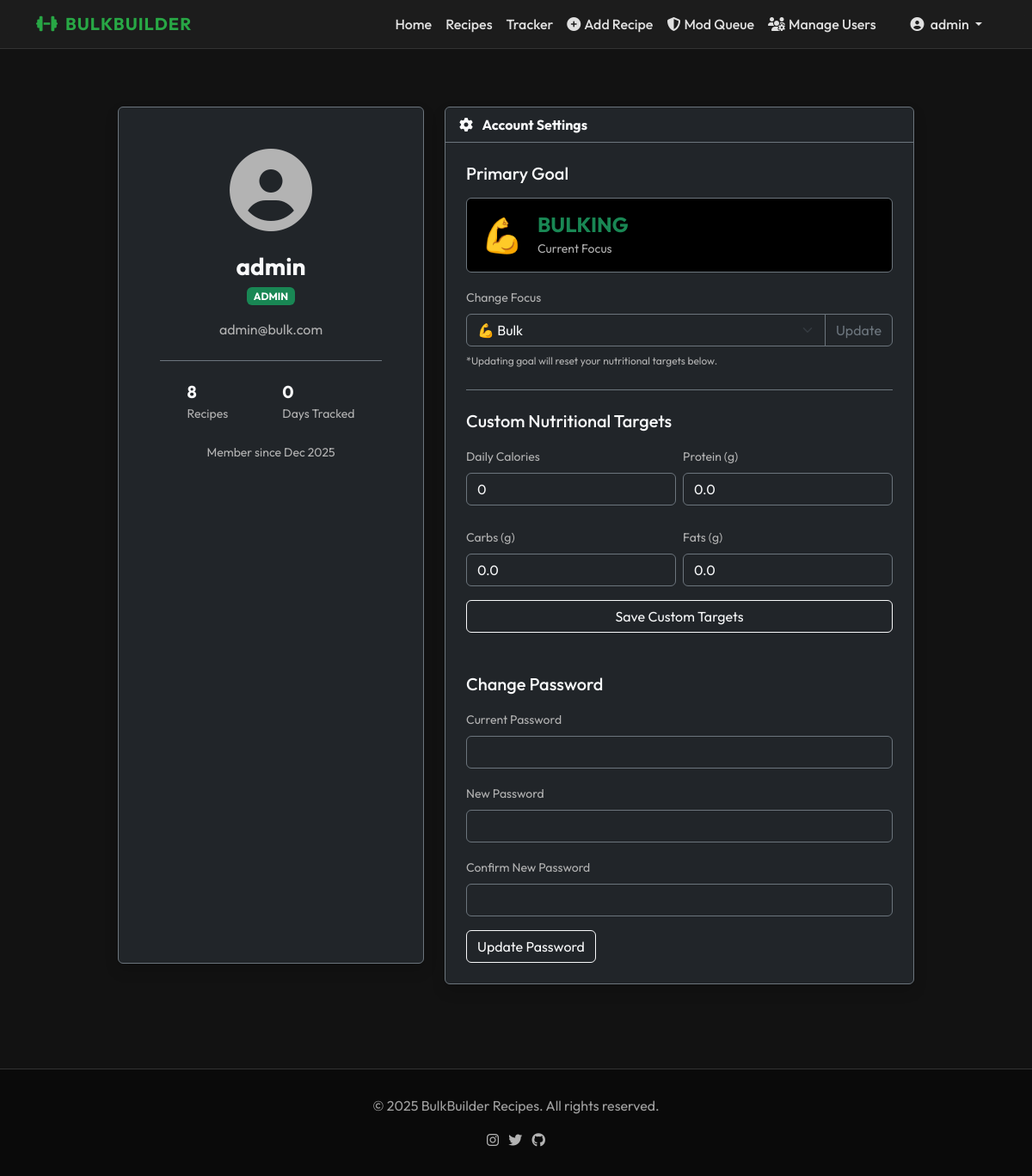
The app's page /profile.php (signed in) with its own data.
### tables this page shows
CREATE TABLE IF NOT EXISTS users (
    id INT AUTO_INCREMENT PRIMARY KEY,
    username VARCHAR(50) UNIQUE NOT NULL,
    email VARCHAR(100) UNIQUE NOT NULL,
    password VARCHAR(255) NOT NULL,
    role ENUM('admin', 'mod', 'writer', 'user') DEFAULT 'user',
    target_calories INT DEFAULT 0,
    target_protein DECIMAL(5,1) DEFAULT 0,
    target_carbs DECIMAL(5,1) DEFAULT 0,
    target_fats DECIMAL(5,1) DEFAULT 0,
    goal ENUM('bulk', 'cut', 'recomp', 'beginner') DEFAULT 'bulk',
    created_at TIMESTAMP DEFAULT CURRENT_TIMESTAMP
);

### profile.php (the view, shortened to what this page needs)
<?php
include 'includes/db_connect.php';
$user_id = $_SESSION['user_id'];
$u_stmt = $conn->prepare("SELECT username, email, role, created_at, goal, target_calories, target_protein, target_carbs, target_fats FROM users WHERE id = ?");
$u_stmt->bind_param("i", $user_id);
$u_stmt->execute();
$user = $u_stmt->get_result()->fetch_assoc();
$stats = [];
$r_stmt = $conn->prepare("SELECT COUNT(*) as count FROM recipes WHERE author_id = ?");
$r_stmt->bind_param("i", $user_id);
$r_stmt->execute();
$stats['recipes'] = $r_stmt->get_result()->fetch_assoc()['count'];
$l_stmt = $conn->prepare("SELECT COUNT(DISTINCT log_date) as count FROM daily_logs WHERE user_id = ?");
$l_stmt->bind_param("i", $user_id);
$l_stmt->execute();
$stats['days_tracked'] = $l_stmt->get_result()->fetch_assoc()['count'];
?>
<?php include 'includes/header.php'; ?>
<main class="container py-5">
    <div class="row justify-content-center">
        <div class="col-lg-4 mb-4">
            <div class="card bg-dark border-secondary shadow h-100">
                <div class="card-body text-center p-5">
                    <div class="mb-4">
                        <i class="fas fa-user-circle fa-6x text-muted"></i>
                    </div>
                    <h3 class="fw-bold text-light mb-1"><?php echo htmlspecialchars($user['username']); ?></h3>
                    <span
                        class="badge bg-success mb-3 text-uppercase"><?php echo htmlspecialchars($user['role']); ?></span>
                    <p class="text-muted mb-4"><?php echo htmlspecialchars($user['email']); ?></p>
                    <div class="d-flex justify-content-around text-start border-top border-secondary pt-4">
                        <div>
                            <h5 class="fw-bold text-light mb-0"><?php echo $stats['recipes']; ?></h5>
                            <small class="text-muted">Recipes</small>
                        </div>
                        <div>
                            <h5 class="fw-bold text-light mb-0"><?php echo $stats['days_tracked']; ?></h5>
                            <small class="text-muted">Days Tracked</small>
                        </div>
                    </div>
                    <p class="mt-4 small text-muted">Member since
                        <?php echo date('M Y', strtotime($user['created_at'])); ?>
                    </p>
                </div>
            </div>
        </div>
        <div class="col-lg-6">
            <div class="card bg-dark border-secondary shadow">
                <div class="card-header border-secondary fw-bold text-light">
                    <i class="fas fa-cog me-2"></i> Account Settings
                </div>
                <div class="card-body p-4">
                    <div class="mb-4 pb-4 border-bottom border-secondary">
                        <h5 class="text-light mb-3">Primary Goal</h5>
                        <div class="p-3 bg-black rounded mb-3 border border-secondary d-flex align-items-center">
                            <?php
                                $goal_icon = '💪'; $goal_color = 'success'; $goal_label = 'Bulking';
                            ?>
                            <span class="display-6 me-3"><?php echo $goal_icon; ?></span>
                            <div>
                                <h4 class="fw-bold text-<?php echo $goal_color; ?> mb-0 text-uppercase"><?php echo $goal_label; ?></h4>
                                <small class="text-muted">Current Focus</small>
                            </div>
                        </div>
                        <form method="POST">
                            <label class="form-label text-muted small">Change Focus</label>
                            <div class="input-group">
                                <select class="form-select bg-dark text-light border-secondary" name="goal">
                                    <option value="bulk" <?php if($user['goal']=='bulk') echo 'selected'; ?>>💪 Bulk</option>
                                </select>
                                <button class="btn btn-outline-secondary" type="submit">Update</button>
                            </div>
                            <small class="text-muted d-block mt-2" style="font-size: 0.75rem;">*Updating goal will reset your nutritional targets below.</small>
                        </form>
                    </div>
                    <h5 class="text-light mb-3">Custom Nutritional Targets</h5>
                    <form method="POST" class="mb-5">
                        <div class="row g-2">
                            <div class="col-6 mb-3">
                                <label class="form-label text-muted small">Daily Calories</label>
                                <input type="number" class="form-control bg-dark border-secondary text-light"
                                    name="target_calories" value="<?php echo $user['target_calories']; ?>">
                            </div>
                            <div class="col-6 mb-3">
                                <label class="form-label text-muted small">Protein (g)</label>
                                <input type="number" step="0.1" class="form-control bg-dark border-secondary text-light"
                                    name="target_protein" value="<?php echo $user['target_protein']; ?>">
                            </div>
                            <div class="col-6 mb-3">
                                <label class="form-label text-muted small">Carbs (g)</label>
                                <input type="number" step="0.1" class="form-control bg-dark border-secondary text-light"
                                    name="target_carbs" value="<?php echo $user['target_carbs']; ?>">
                            </div>
                            <div class="col-6 mb-3">
                                <label class="form-label text-muted small">Fats (g)</label>
                                <input type="number" step="0.1" class="form-control bg-dark border-secondary text-light"
                                    name="target_fats" value="<?php echo $user['target_fats']; ?>">
                            </div>
                        </div>
                        <button type="submit" class="btn btn-outline-light w-100">Save Custom Targets</button>
                    </form>
                    <h5 class="text-light mb-3">Change Password</h5>
                    <form method="POST">
                        <div class="mb-3">
                            <label class="form-label text-muted small">Current Password</label>
                            <input type="password" class="form-control bg-dark border-secondary text-light"
                                name="current_password" required>
                        </div>
                        <div class="mb-3">
                            <label class="form-label text-muted small">New Password</label>
                            <input type="password" class="form-control bg-dark border-secondary text-light"
                                name="new_password" required>
                        </div>
                        <div class="mb-3">
                            <label class="form-label text-muted small">Confirm New Password</label>
                            <input type="password" class="form-control bg-dark border-secondary text-light"
                                name="confirm_password" required>
                        </div>
                        <button type="submit" class="btn btn-outline-light">Update Password</button>
                    </form>
                </div>
            </div>
        </div>
    </div>
</main>
<?php include 'includes/footer.php'; ?>

### css/style.css (style rules this page uses)
:root { --bg-dark: #121212; --bg-card: #1e1e1e; --text-primary: #e0e0e0; --text-muted: #a0a0a0; --accent-green: #28a745; --accent-hover: #218838; }
body { background-color: var(--bg-dark); color: var(--text-primary); color: var(--text-primary); font-family: 'Outfit', 'Inter', sans-serif; }
.text-muted { color: #b3b3b3 !important; }
.card-body { padding: 20px; }

### records on screen
users: username "admin", role "ADMIN", email "admin@bulk.com", created_at "Dec 2025", goal "💪 Bulk", target_calories "0", target_protein "0.0", target_carbs "0.0", target_fats "0.0"

### other values on screen
$_SESSION['username'] "admin"
$stats['recipes'] "8"
$stats['days_tracked'] "0"
$goal_icon "💪"
$goal_label "BULKING"
